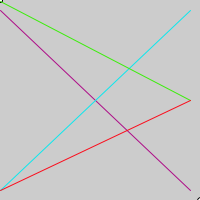
Frame 1 (no input)
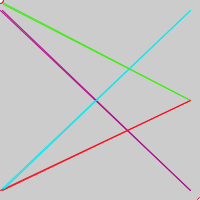
Frame 2 (the mouse pressed at the canvas centre, redrawn once)

The Processing sketch that drew these frames (run headless with seeded random() and noise(); the mouse was pressed at the canvas centre and the sketch redrawn once):

// Processing sketch: processing_79793
// ── processing_79793.pde



void setup() {
size(200, 200);

}
int a = 0;
int b = 0;
int c = 0;
int d = 0;
int diameter = 5;
int diameter2 = 5;
void draw() {
  ellipse(200,200,diameter,diameter);
diameter = diameter + 1;
ellipse(0,0,diameter2,diameter2);
diameter2 = diameter2 + 1;
noLoop();
stroke(173,12,135);
line(a++, 10, 190, 190);
stroke(12,231,237);
line(b++,190,190,10);
stroke(60,237,12);
line(c++,c++,190,100);
stroke(250,13,28);
line(190,100,d++,190);
}

void mousePressed(){
a++;
redraw();
b++;
redraw();
c++;
redraw();
d++;
redraw();
}
